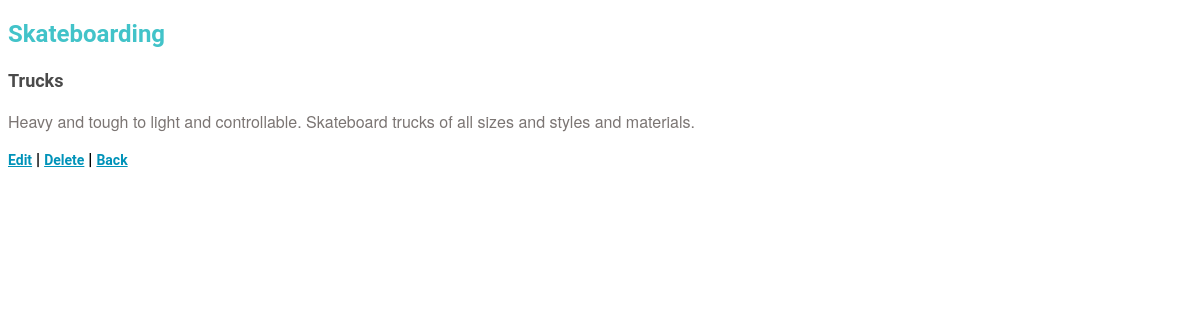
Page /catalog/Skateboarding/Trucks/ (signed in) on the committed database.
### db_setup2.py (models this page shows, shortened)
class Category(Base):
    __tablename__ = 'category'
    name = Column(String(80), primary_key=True, nullable=False)

class Item(Base):
    __tablename__ = 'item'
    name = Column(String(80), nullable=False)
    id = Column(Integer, primary_key=True)
    description = Column(String(1000))
    created = Column(DateTime, default=datetime.datetime.utcnow)
    category_name = Column(String, ForeignKey('category.name'))
    category = relationship(Category)

### catalog2.py (the view)
@app.route('/catalog/<category_name>/<item_name>/')
def showItem(category_name, item_name):
    category = session.query(Category).filter_by(name=category_name).one()
    item = session.query(Item).filter_by(name=item_name,
                                         category_name=category_name).one()
    if 'username' not in login_session:
        return render_template(
                    'publicItem.html',
                    category=category,
                    category_name=category_name,
                    item=item,
                    item_name=item_name)
    else:
        return render_template(
                    'item.html',
                    category=category,
                    category_name=category_name, item=item,
                    item_name=item_name)

### templates/item.html
<!DOCTYPE html>
<html lang="en">
<head>
    <link rel=stylesheet type=text/css href="{{ url_for('static', filename='styles.css') }}">
</head>
<body>
    <div class="item-container">
        <div class="category_item">
            <div class="category-name">
                <h2> {{category.name}} </h2>
            </div>
            <div class="item-name brown-text">
                <h3> {{item.name}} </h3>
            </div>
            <div class="item-description grey-text">
                <p> {{item.description}}</p>
            </div>
        </div>
        <div class="edit-delete-links">
            <a href="{{ url_for('editItem', category_name = category_name, item_name = item_name) }}">Edit</a> |
            <a href="{{ url_for('deleteItem', category_name = category_name, item_name = item_name) }}">Delete</a> |
            <a href="{{ url_for('showCategory', category_name = category_name) }}">Back</a>
        </div>
    </div>
</body>
</html>

### static/styles.css (style rules this page uses)
* { font-family: "Helvetica Neue Bold", Roboto, Helvetica, Arial, sans-serif; font-weight: 700; }
h2 { font-size: 24px; color: #42C3C9; line-height: 29px; }
h3 { font-size: 18px; color: #4A4A4A; line-height: 23px; }
p { font-family: "Helvetica Neue", Roboto, Helvetica, Arial, sans-serif; font-size: 16px; color: #7B7573; line-height: 24px; font-weight: 400; }
a { font-size: 14px; color: #0093B9; line-height: 17px; }

### rows in the picture
Category: name "Skateboarding"
Item: name "Trucks", description "Heavy and tough to light and controllable. Skateboard trucks of all sizes and styles and materials."
